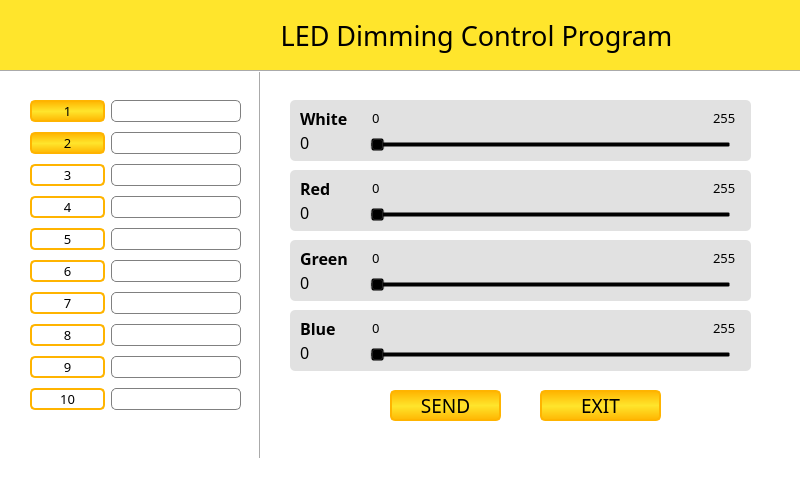
<?xml version="1.0" encoding="UTF-8"?>
<ui version="4.0">
 <class>MainWindow</class>
 <widget class="QMainWindow" name="MainWindow">
  <property name="geometry">
   <rect>
    <x>0</x>
    <y>0</y>
    <width>800</width>
    <height>480</height>
   </rect>
  </property>
  <property name="sizePolicy">
   <sizepolicy hsizetype="Fixed" vsizetype="Fixed">
    <horstretch>0</horstretch>
    <verstretch>0</verstretch>
   </sizepolicy>
  </property>
  <property name="windowTitle">
   <string>MainWindow</string>
  </property>
  <property name="styleSheet">
   <string notr="true">background-color:rgb(255, 255, 255)</string>
  </property>
  <widget class="QWidget" name="centralwidget">
   <widget class="Line" name="line">
    <property name="geometry">
     <rect>
      <x>250</x>
      <y>70</y>
      <width>20</width>
      <height>391</height>
     </rect>
    </property>
    <property name="orientation">
     <enum>Qt::Vertical</enum>
    </property>
   </widget>
   <widget class="QLabel" name="label">
    <property name="geometry">
     <rect>
      <x>0</x>
      <y>0</y>
      <width>801</width>
      <height>71</height>
     </rect>
    </property>
    <property name="font">
     <font>
      <family>나눔바른고딕</family>
      <pointsize>20</pointsize>
     </font>
    </property>
    <property name="styleSheet">
     <string notr="true">background-color : rgb(255, 229, 44);</string>
    </property>
    <property name="text">
     <string>                                        LED Dimming Control Program</string>
    </property>
   </widget>
   <widget class="Line" name="line_2">
    <property name="geometry">
     <rect>
      <x>0</x>
      <y>70</y>
      <width>801</width>
      <height>2</height>
     </rect>
    </property>
    <property name="orientation">
     <enum>Qt::Horizontal</enum>
    </property>
   </widget>
   <widget class="QLabel" name="label_2">
    <property name="geometry">
     <rect>
      <x>300</x>
      <y>110</y>
      <width>56</width>
      <height>16</height>
     </rect>
    </property>
    <property name="font">
     <font>
      <family>나눔바른고딕</family>
      <pointsize>12</pointsize>
      <weight>75</weight>
      <bold>true</bold>
     </font>
    </property>
    <property name="styleSheet">
     <string notr="true">background-color:transparent</string>
    </property>
    <property name="text">
     <string>White</string>
    </property>
   </widget>
   <widget class="QLabel" name="label_3">
    <property name="geometry">
     <rect>
      <x>300</x>
      <y>180</y>
      <width>56</width>
      <height>16</height>
     </rect>
    </property>
    <property name="font">
     <font>
      <family>나눔바른고딕</family>
      <pointsize>12</pointsize>
      <weight>75</weight>
      <bold>true</bold>
     </font>
    </property>
    <property name="styleSheet">
     <string notr="true">background-color:transparent</string>
    </property>
    <property name="text">
     <string>Red</string>
    </property>
   </widget>
   <widget class="QLabel" name="label_4">
    <property name="geometry">
     <rect>
      <x>300</x>
      <y>250</y>
      <width>56</width>
      <height>16</height>
     </rect>
    </property>
    <property name="font">
     <font>
      <family>나눔바른고딕</family>
      <pointsize>12</pointsize>
      <weight>75</weight>
      <bold>true</bold>
     </font>
    </property>
    <property name="styleSheet">
     <string notr="true">background-color:transparent</string>
    </property>
    <property name="text">
     <string>Green</string>
    </property>
   </widget>
   <widget class="QLabel" name="label_5">
    <property name="geometry">
     <rect>
      <x>300</x>
      <y>320</y>
      <width>56</width>
      <height>16</height>
     </rect>
    </property>
    <property name="font">
     <font>
      <family>나눔바른고딕</family>
      <pointsize>12</pointsize>
      <weight>75</weight>
      <bold>true</bold>
     </font>
    </property>
    <property name="styleSheet">
     <string notr="true">background-color:transparent</string>
    </property>
    <property name="text">
     <string>Blue</string>
    </property>
   </widget>
   <widget class="QPushButton" name="SEND">
    <property name="geometry">
     <rect>
      <x>390</x>
      <y>390</y>
      <width>111</width>
      <height>31</height>
     </rect>
    </property>
    <property name="font">
     <font>
      <family>나눔바른고딕</family>
      <pointsize>14</pointsize>
     </font>
    </property>
    <property name="styleSheet">
     <string notr="true">border: 2px solid rgba(255, 180, 0);
background-color:qlineargradient(spread:reflect, x1:0.483889, y1:0, x2:0.500333, y2:0.512, stop:0 rgba(255, 180, 0, 255), stop:1 rgba(255, 229, 44, 255));
border-radius:5px;</string>
    </property>
    <property name="text">
     <string>SEND</string>
    </property>
    <property name="checkable">
     <bool>true</bool>
    </property>
   </widget>
   <widget class="QPushButton" name="EXIT">
    <property name="geometry">
     <rect>
      <x>540</x>
      <y>390</y>
      <width>121</width>
      <height>31</height>
     </rect>
    </property>
    <property name="font">
     <font>
      <family>나눔바른고딕</family>
      <pointsize>14</pointsize>
     </font>
    </property>
    <property name="styleSheet">
     <string notr="true">border: 2px solid rgba(255, 180, 0);
background-color:qlineargradient(spread:reflect, x1:0.483889, y1:0, x2:0.500333, y2:0.512, stop:0 rgba(255, 180, 0, 255), stop:1 rgba(255, 229, 44, 255));
border-radius:5px;</string>
    </property>
    <property name="text">
     <string>EXIT</string>
    </property>
    <property name="checkable">
     <bool>true</bool>
    </property>
    <property name="checked">
     <bool>false</bool>
    </property>
   </widget>
   <widget class="QLabel" name="B">
    <property name="geometry">
     <rect>
      <x>300</x>
      <y>344</y>
      <width>56</width>
      <height>16</height>
     </rect>
    </property>
    <property name="font">
     <font>
      <family>나눔바른고딕</family>
      <pointsize>12</pointsize>
     </font>
    </property>
    <property name="styleSheet">
     <string notr="true">background-color:transparent</string>
    </property>
    <property name="text">
     <string>0</string>
    </property>
   </widget>
   <widget class="QLabel" name="R">
    <property name="geometry">
     <rect>
      <x>300</x>
      <y>204</y>
      <width>56</width>
      <height>16</height>
     </rect>
    </property>
    <property name="font">
     <font>
      <family>나눔바른고딕</family>
      <pointsize>12</pointsize>
     </font>
    </property>
    <property name="styleSheet">
     <string notr="true">background-color:transparent</string>
    </property>
    <property name="text">
     <string>0</string>
    </property>
   </widget>
   <widget class="QLabel" name="G">
    <property name="geometry">
     <rect>
      <x>300</x>
      <y>274</y>
      <width>56</width>
      <height>16</height>
     </rect>
    </property>
    <property name="font">
     <font>
      <family>나눔바른고딕</family>
      <pointsize>12</pointsize>
     </font>
    </property>
    <property name="styleSheet">
     <string notr="true">background-color:transparent</string>
    </property>
    <property name="text">
     <string>0</string>
    </property>
   </widget>
   <widget class="QLabel" name="W">
    <property name="geometry">
     <rect>
      <x>300</x>
      <y>134</y>
      <width>56</width>
      <height>16</height>
     </rect>
    </property>
    <property name="font">
     <font>
      <family>나눔바른고딕</family>
      <pointsize>12</pointsize>
     </font>
    </property>
    <property name="styleSheet">
     <string notr="true">background-color:transparent</string>
    </property>
    <property name="text">
     <string>0</string>
    </property>
   </widget>
   <widget class="QWidget" name="layoutWidget">
    <property name="geometry">
     <rect>
      <x>30</x>
      <y>100</y>
      <width>211</width>
      <height>321</height>
     </rect>
    </property>
    <property name="font">
     <font>
      <family>나눔바른고딕</family>
      <pointsize>10</pointsize>
     </font>
    </property>
    <layout class="QFormLayout" name="formLayout">
     <property name="verticalSpacing">
      <number>10</number>
     </property>
     <item row="0" column="0">
      <widget class="QPushButton" name="pushButton1">
       <property name="sizePolicy">
        <sizepolicy hsizetype="Fixed" vsizetype="Fixed">
         <horstretch>0</horstretch>
         <verstretch>0</verstretch>
        </sizepolicy>
       </property>
       <property name="minimumSize">
        <size>
         <width>75</width>
         <height>22</height>
        </size>
       </property>
       <property name="maximumSize">
        <size>
         <width>16777215</width>
         <height>22</height>
        </size>
       </property>
       <property name="font">
        <font>
         <family>나눔바른고딕</family>
         <pointsize>10</pointsize>
        </font>
       </property>
       <property name="styleSheet">
        <string notr="true">border: 2px solid rgba(255, 180, 0);
background-color:qlineargradient(spread:reflect, x1:0.483889, y1:0, x2:0.500333, y2:0.512, stop:0 rgba(255, 180, 0, 255), stop:1 rgba(255, 229, 44, 255));
border-radius:5px;</string>
       </property>
       <property name="text">
        <string>1</string>
       </property>
      </widget>
     </item>
     <item row="0" column="1">
      <widget class="QLineEdit" name="lineEdit1">
       <property name="minimumSize">
        <size>
         <width>128</width>
         <height>21</height>
        </size>
       </property>
       <property name="font">
        <font>
         <family>나눔바른고딕</family>
         <pointsize>10</pointsize>
        </font>
       </property>
       <property name="styleSheet">
        <string notr="true">border:1px solid grey;
border-radius:5px;</string>
       </property>
      </widget>
     </item>
     <item row="1" column="0">
      <widget class="QPushButton" name="pushButton2">
       <property name="sizePolicy">
        <sizepolicy hsizetype="Fixed" vsizetype="Fixed">
         <horstretch>0</horstretch>
         <verstretch>0</verstretch>
        </sizepolicy>
       </property>
       <property name="minimumSize">
        <size>
         <width>75</width>
         <height>22</height>
        </size>
       </property>
       <property name="maximumSize">
        <size>
         <width>16777215</width>
         <height>22</height>
        </size>
       </property>
       <property name="font">
        <font>
         <family>나눔바른고딕</family>
         <pointsize>10</pointsize>
        </font>
       </property>
       <property name="styleSheet">
        <string notr="true">border: 2px solid rgba(255, 180, 0);
background-color:qlineargradient(spread:reflect, x1:0.483889, y1:0, x2:0.500333, y2:0.512, stop:0 rgba(255, 180, 0, 255), stop:1 rgba(255, 229, 44, 255));
border-radius:5px;</string>
       </property>
       <property name="text">
        <string>2</string>
       </property>
      </widget>
     </item>
     <item row="1" column="1">
      <widget class="QLineEdit" name="lineEdit2">
       <property name="minimumSize">
        <size>
         <width>128</width>
         <height>21</height>
        </size>
       </property>
       <property name="font">
        <font>
         <family>나눔바른고딕</family>
         <pointsize>10</pointsize>
        </font>
       </property>
       <property name="styleSheet">
        <string notr="true">border:1px solid grey;
border-radius:5px;</string>
       </property>
      </widget>
     </item>
     <item row="2" column="0">
      <widget class="QPushButton" name="pushButton3">
       <property name="sizePolicy">
        <sizepolicy hsizetype="Fixed" vsizetype="Fixed">
         <horstretch>0</horstretch>
         <verstretch>0</verstretch>
        </sizepolicy>
       </property>
       <property name="minimumSize">
        <size>
         <width>75</width>
         <height>22</height>
        </size>
       </property>
       <property name="maximumSize">
        <size>
         <width>16777215</width>
         <height>22</height>
        </size>
       </property>
       <property name="font">
        <font>
         <family>나눔바른고딕</family>
         <pointsize>10</pointsize>
        </font>
       </property>
       <property name="styleSheet">
        <string notr="true">border: 2px solid rgba(255, 180, 0);
border-radius:5px;</string>
       </property>
       <property name="text">
        <string>3</string>
       </property>
      </widget>
     </item>
     <item row="2" column="1">
      <widget class="QLineEdit" name="lineEdit3">
       <property name="minimumSize">
        <size>
         <width>128</width>
         <height>21</height>
        </size>
       </property>
       <property name="font">
        <font>
         <family>나눔바른고딕</family>
         <pointsize>10</pointsize>
        </font>
       </property>
       <property name="styleSheet">
        <string notr="true">border:1px solid grey;
border-radius:5px;</string>
       </property>
      </widget>
     </item>
     <item row="3" column="0">
      <widget class="QPushButton" name="pushButton4">
       <property name="sizePolicy">
        <sizepolicy hsizetype="Fixed" vsizetype="Fixed">
         <horstretch>0</horstretch>
         <verstretch>0</verstretch>
        </sizepolicy>
       </property>
       <property name="minimumSize">
        <size>
         <width>75</width>
         <height>22</height>
        </size>
       </property>
       <property name="maximumSize">
        <size>
         <width>16777215</width>
         <height>22</height>
        </size>
       </property>
       <property name="font">
        <font>
         <family>나눔바른고딕</family>
         <pointsize>10</pointsize>
        </font>
       </property>
       <property name="styleSheet">
        <string notr="true">border: 2px solid rgba(255, 180, 0);
border-radius:5px;</string>
       </property>
       <property name="text">
        <string>4</string>
       </property>
      </widget>
     </item>
     <item row="3" column="1">
      <widget class="QLineEdit" name="lineEdit4">
       <property name="minimumSize">
        <size>
         <width>128</width>
         <height>21</height>
        </size>
       </property>
       <property name="font">
        <font>
         <family>나눔바른고딕</family>
         <pointsize>10</pointsize>
        </font>
       </property>
       <property name="styleSheet">
        <string notr="true">border:1px solid grey;
border-radius:5px;</string>
       </property>
      </widget>
     </item>
     <item row="4" column="0">
      <widget class="QPushButton" name="pushButton5">
       <property name="sizePolicy">
        <sizepolicy hsizetype="Fixed" vsizetype="Fixed">
         <horstretch>0</horstretch>
         <verstretch>0</verstretch>
        </sizepolicy>
       </property>
       <property name="minimumSize">
        <size>
         <width>75</width>
         <height>22</height>
        </size>
       </property>
       <property name="maximumSize">
        <size>
         <width>16777215</width>
         <height>22</height>
        </size>
       </property>
       <property name="font">
        <font>
         <family>나눔바른고딕</family>
         <pointsize>10</pointsize>
        </font>
       </property>
       <property name="styleSheet">
        <string notr="true">border: 2px solid rgba(255, 180, 0);
border-radius:5px;</string>
       </property>
       <property name="text">
        <string>5</string>
       </property>
      </widget>
     </item>
     <item row="4" column="1">
      <widget class="QLineEdit" name="lineEdit5">
       <property name="minimumSize">
        <size>
         <width>128</width>
         <height>21</height>
        </size>
       </property>
       <property name="font">
        <font>
         <family>나눔바른고딕</family>
         <pointsize>10</pointsize>
        </font>
       </property>
       <property name="styleSheet">
        <string notr="true">border:1px solid grey;
border-radius:5px;</string>
       </property>
      </widget>
     </item>
     <item row="5" column="0">
      <widget class="QPushButton" name="pushButton6">
       <property name="sizePolicy">
        <sizepolicy hsizetype="Fixed" vsizetype="Fixed">
         <horstretch>0</horstretch>
         <verstretch>0</verstretch>
        </sizepolicy>
       </property>
       <property name="minimumSize">
        <size>
         <width>75</width>
         <height>22</height>
        </size>
       </property>
       <property name="maximumSize">
        <size>
         <width>16777215</width>
         <height>22</height>
        </size>
       </property>
       <property name="font">
        <font>
         <family>나눔바른고딕</family>
         <pointsize>10</pointsize>
        </font>
       </property>
       <property name="styleSheet">
        <string notr="true">border: 2px solid rgba(255, 180, 0);
border-radius:5px;</string>
       </property>
       <property name="text">
        <string>6</string>
       </property>
      </widget>
     </item>
     <item row="5" column="1">
      <widget class="QLineEdit" name="lineEdit6">
       <property name="minimumSize">
        <size>
         <width>128</width>
         <height>21</height>
        </size>
       </property>
       <property name="font">
        <font>
         <family>나눔바른고딕</family>
         <pointsize>10</pointsize>
        </font>
       </property>
       <property name="styleSheet">
        <string notr="true">border:1px solid grey;
border-radius:5px;</string>
       </property>
      </widget>
     </item>
     <item row="6" column="0">
      <widget class="QPushButton" name="pushButton7">
       <property name="sizePolicy">
        <sizepolicy hsizetype="Fixed" vsizetype="Fixed">
         <horstretch>0</horstretch>
         <verstretch>0</verstretch>
        </sizepolicy>
       </property>
       <property name="minimumSize">
        <size>
         <width>75</width>
         <height>22</height>
        </size>
       </property>
       <property name="maximumSize">
        <size>
         <width>16777215</width>
         <height>22</height>
        </size>
       </property>
       <property name="font">
        <font>
         <family>나눔바른고딕</family>
         <pointsize>10</pointsize>
        </font>
       </property>
       <property name="styleSheet">
        <string notr="true">border: 2px solid rgba(255, 180, 0);
border-radius:5px;</string>
       </property>
       <property name="text">
        <string>7</string>
       </property>
      </widget>
     </item>
     <item row="6" column="1">
      <widget class="QLineEdit" name="lineEdit7">
       <property name="minimumSize">
        <size>
         <width>128</width>
         <height>21</height>
        </size>
       </property>
       <property name="font">
        <font>
         <family>나눔바른고딕</family>
         <pointsize>10</pointsize>
        </font>
       </property>
       <property name="styleSheet">
        <string notr="true">border:1px solid grey;
border-radius:5px;</string>
       </property>
      </widget>
     </item>
     <item row="7" column="0">
      <widget class="QPushButton" name="pushButton8">
       <property name="sizePolicy">
        <sizepolicy hsizetype="Fixed" vsizetype="Fixed">
         <horstretch>0</horstretch>
         <verstretch>0</verstretch>
        </sizepolicy>
       </property>
       <property name="minimumSize">
        <size>
         <width>75</width>
         <height>22</height>
        </size>
       </property>
       <property name="maximumSize">
        <size>
         <width>16777215</width>
         <height>22</height>
        </size>
       </property>
       <property name="font">
        <font>
         <family>나눔바른고딕</family>
         <pointsize>10</pointsize>
        </font>
       </property>
       <property name="styleSheet">
        <string notr="true">border: 2px solid rgba(255, 180, 0);
border-radius:5px;</string>
       </property>
       <property name="text">
        <string>8</string>
       </property>
      </widget>
     </item>
     <item row="7" column="1">
      <widget class="QLineEdit" name="lineEdit8">
       <property name="minimumSize">
        <size>
         <width>128</width>
         <height>21</height>
        </size>
       </property>
       <property name="font">
        <font>
         <family>나눔바른고딕</family>
         <pointsize>10</pointsize>
        </font>
       </property>
       <property name="styleSheet">
        <string notr="true">border:1px solid grey;
border-radius:5px;</string>
       </property>
      </widget>
     </item>
     <item row="8" column="0">
      <widget class="QPushButton" name="pushButton9">
       <property name="sizePolicy">
        <sizepolicy hsizetype="Fixed" vsizetype="Fixed">
         <horstretch>0</horstretch>
         <verstretch>0</verstretch>
        </sizepolicy>
       </property>
       <property name="minimumSize">
        <size>
         <width>75</width>
         <height>22</height>
        </size>
       </property>
       <property name="maximumSize">
        <size>
         <width>16777215</width>
         <height>22</height>
        </size>
       </property>
       <property name="font">
        <font>
         <family>나눔바른고딕</family>
         <pointsize>10</pointsize>
        </font>
       </property>
       <property name="styleSheet">
        <string notr="true">border: 2px solid rgba(255, 180, 0);
border-radius:5px;</string>
       </property>
       <property name="text">
        <string>9</string>
       </property>
      </widget>
     </item>
     <item row="8" column="1">
      <widget class="QLineEdit" name="lineEdit9">
       <property name="minimumSize">
        <size>
         <width>128</width>
         <height>21</height>
        </size>
       </property>
       <property name="font">
        <font>
         <family>나눔바른고딕</family>
         <pointsize>10</pointsize>
        </font>
       </property>
       <property name="styleSheet">
        <string notr="true">border:1px solid grey;
border-radius:5px;</string>
       </property>
      </widget>
     </item>
     <item row="9" column="0">
      <widget class="QPushButton" name="pushButton10">
       <property name="sizePolicy">
        <sizepolicy hsizetype="Fixed" vsizetype="Fixed">
         <horstretch>0</horstretch>
         <verstretch>0</verstretch>
        </sizepolicy>
       </property>
       <property name="minimumSize">
        <size>
         <width>75</width>
         <height>22</height>
        </size>
       </property>
       <property name="maximumSize">
        <size>
         <width>16777215</width>
         <height>22</height>
        </size>
       </property>
       <property name="font">
        <font>
         <family>나눔바른고딕</family>
         <pointsize>10</pointsize>
        </font>
       </property>
       <property name="styleSheet">
        <string notr="true">border: 2px solid rgba(255, 180, 0);
border-radius:5px;</string>
       </property>
       <property name="text">
        <string>10</string>
       </property>
      </widget>
     </item>
     <item row="9" column="1">
      <widget class="QLineEdit" name="lineEdit10">
       <property name="minimumSize">
        <size>
         <width>128</width>
         <height>21</height>
        </size>
       </property>
       <property name="font">
        <font>
         <family>나눔바른고딕</family>
         <pointsize>10</pointsize>
        </font>
       </property>
       <property name="styleSheet">
        <string notr="true">border:1px solid grey;
border-radius:5px;</string>
       </property>
      </widget>
     </item>
    </layout>
   </widget>
   <widget class="QLabel" name="label_10">
    <property name="geometry">
     <rect>
      <x>713</x>
      <y>180</y>
      <width>56</width>
      <height>16</height>
     </rect>
    </property>
    <property name="font">
     <font>
      <family>나눔바른고딕</family>
      <pointsize>10</pointsize>
     </font>
    </property>
    <property name="styleSheet">
     <string notr="true">background-color:transparent</string>
    </property>
    <property name="text">
     <string>255</string>
    </property>
   </widget>
   <widget class="QLabel" name="label_11">
    <property name="geometry">
     <rect>
      <x>713</x>
      <y>250</y>
      <width>56</width>
      <height>16</height>
     </rect>
    </property>
    <property name="font">
     <font>
      <family>나눔바른고딕</family>
      <pointsize>10</pointsize>
     </font>
    </property>
    <property name="styleSheet">
     <string notr="true">background-color:transparent</string>
    </property>
    <property name="text">
     <string>255</string>
    </property>
   </widget>
   <widget class="QLabel" name="label_12">
    <property name="geometry">
     <rect>
      <x>713</x>
      <y>320</y>
      <width>56</width>
      <height>16</height>
     </rect>
    </property>
    <property name="font">
     <font>
      <family>나눔바른고딕</family>
      <pointsize>10</pointsize>
     </font>
    </property>
    <property name="styleSheet">
     <string notr="true">background-color:transparent</string>
    </property>
    <property name="text">
     <string>255</string>
    </property>
   </widget>
   <widget class="QLabel" name="label_13">
    <property name="geometry">
     <rect>
      <x>713</x>
      <y>110</y>
      <width>56</width>
      <height>16</height>
     </rect>
    </property>
    <property name="font">
     <font>
      <family>나눔바른고딕</family>
      <pointsize>10</pointsize>
     </font>
    </property>
    <property name="styleSheet">
     <string notr="true">background-color:transparent</string>
    </property>
    <property name="text">
     <string>255</string>
    </property>
   </widget>
   <widget class="QLabel" name="label_14">
    <property name="geometry">
     <rect>
      <x>372</x>
      <y>320</y>
      <width>56</width>
      <height>16</height>
     </rect>
    </property>
    <property name="font">
     <font>
      <family>나눔바른고딕</family>
      <pointsize>10</pointsize>
     </font>
    </property>
    <property name="styleSheet">
     <string notr="true">background-color:transparent</string>
    </property>
    <property name="text">
     <string>0</string>
    </property>
   </widget>
   <widget class="QLabel" name="label_15">
    <property name="geometry">
     <rect>
      <x>372</x>
      <y>110</y>
      <width>56</width>
      <height>16</height>
     </rect>
    </property>
    <property name="font">
     <font>
      <family>나눔바른고딕</family>
      <pointsize>10</pointsize>
     </font>
    </property>
    <property name="styleSheet">
     <string notr="true">background-color:transparent</string>
    </property>
    <property name="text">
     <string>0</string>
    </property>
   </widget>
   <widget class="QLabel" name="label_16">
    <property name="geometry">
     <rect>
      <x>372</x>
      <y>250</y>
      <width>56</width>
      <height>16</height>
     </rect>
    </property>
    <property name="font">
     <font>
      <family>나눔바른고딕</family>
      <pointsize>10</pointsize>
     </font>
    </property>
    <property name="styleSheet">
     <string notr="true">background-color:transparent</string>
    </property>
    <property name="text">
     <string>0</string>
    </property>
   </widget>
   <widget class="QLabel" name="label_17">
    <property name="geometry">
     <rect>
      <x>372</x>
      <y>180</y>
      <width>56</width>
      <height>16</height>
     </rect>
    </property>
    <property name="font">
     <font>
      <family>나눔바른고딕</family>
      <pointsize>10</pointsize>
     </font>
    </property>
    <property name="styleSheet">
     <string notr="true">background-color:transparent</string>
    </property>
    <property name="text">
     <string>0</string>
    </property>
   </widget>
   <widget class="QLabel" name="label_6">
    <property name="geometry">
     <rect>
      <x>290</x>
      <y>100</y>
      <width>461</width>
      <height>61</height>
     </rect>
    </property>
    <property name="font">
     <font>
      <family>나눔바른고딕</family>
     </font>
    </property>
    <property name="styleSheet">
     <string notr="true">background-color :rgb(225, 225, 225);
border:1px;
border-radius:5px;</string>
    </property>
    <property name="text">
     <string/>
    </property>
   </widget>
   <widget class="QLabel" name="label_7">
    <property name="geometry">
     <rect>
      <x>290</x>
      <y>310</y>
      <width>461</width>
      <height>61</height>
     </rect>
    </property>
    <property name="font">
     <font>
      <family>나눔바른고딕</family>
     </font>
    </property>
    <property name="styleSheet">
     <string notr="true">background-color :rgb(225, 225, 225);
border:1px;
border-radius:5px;</string>
    </property>
    <property name="text">
     <string/>
    </property>
   </widget>
   <widget class="QLabel" name="label_8">
    <property name="geometry">
     <rect>
      <x>290</x>
      <y>170</y>
      <width>461</width>
      <height>61</height>
     </rect>
    </property>
    <property name="font">
     <font>
      <family>나눔바른고딕</family>
     </font>
    </property>
    <property name="styleSheet">
     <string notr="true">background-color :rgb(225, 225, 225);
border:1px;
border-radius:5px;</string>
    </property>
    <property name="text">
     <string/>
    </property>
   </widget>
   <widget class="QLabel" name="label_9">
    <property name="geometry">
     <rect>
      <x>290</x>
      <y>240</y>
      <width>461</width>
      <height>61</height>
     </rect>
    </property>
    <property name="font">
     <font>
      <family>나눔바른고딕</family>
     </font>
    </property>
    <property name="styleSheet">
     <string notr="true">background-color :rgb(225, 225, 225);
border:1px;
border-radius:5px;</string>
    </property>
    <property name="text">
     <string/>
    </property>
   </widget>
   <widget class="QSlider" name="horizontalSlider">
    <property name="geometry">
     <rect>
      <x>370</x>
      <y>130</y>
      <width>361</width>
      <height>22</height>
     </rect>
    </property>
    <property name="styleSheet">
     <string notr="true">height:8px;
background-color:transparent;
</string>
    </property>
    <property name="maximum">
     <number>255</number>
    </property>
    <property name="orientation">
     <enum>Qt::Horizontal</enum>
    </property>
    <property name="tickPosition">
     <enum>QSlider::TicksAbove</enum>
    </property>
    <property name="tickInterval">
     <number>15</number>
    </property>
   </widget>
   <widget class="QSlider" name="horizontalSlider_2">
    <property name="geometry">
     <rect>
      <x>370</x>
      <y>200</y>
      <width>361</width>
      <height>22</height>
     </rect>
    </property>
    <property name="styleSheet">
     <string notr="true">background-color:transparent</string>
    </property>
    <property name="maximum">
     <number>255</number>
    </property>
    <property name="orientation">
     <enum>Qt::Horizontal</enum>
    </property>
    <property name="invertedAppearance">
     <bool>false</bool>
    </property>
    <property name="invertedControls">
     <bool>false</bool>
    </property>
    <property name="tickPosition">
     <enum>QSlider::TicksAbove</enum>
    </property>
    <property name="tickInterval">
     <number>15</number>
    </property>
   </widget>
   <widget class="QSlider" name="horizontalSlider_3">
    <property name="geometry">
     <rect>
      <x>370</x>
      <y>270</y>
      <width>361</width>
      <height>22</height>
     </rect>
    </property>
    <property name="styleSheet">
     <string notr="true">background-color:transparent</string>
    </property>
    <property name="maximum">
     <number>255</number>
    </property>
    <property name="orientation">
     <enum>Qt::Horizontal</enum>
    </property>
    <property name="tickPosition">
     <enum>QSlider::TicksAbove</enum>
    </property>
    <property name="tickInterval">
     <number>15</number>
    </property>
   </widget>
   <widget class="QSlider" name="horizontalSlider_4">
    <property name="geometry">
     <rect>
      <x>370</x>
      <y>340</y>
      <width>361</width>
      <height>22</height>
     </rect>
    </property>
    <property name="styleSheet">
     <string notr="true">background-color:transparent</string>
    </property>
    <property name="maximum">
     <number>255</number>
    </property>
    <property name="orientation">
     <enum>Qt::Horizontal</enum>
    </property>
    <property name="tickPosition">
     <enum>QSlider::TicksAbove</enum>
    </property>
    <property name="tickInterval">
     <number>15</number>
    </property>
   </widget>
   <zorder>label_7</zorder>
   <zorder>label_9</zorder>
   <zorder>label_8</zorder>
   <zorder>label_6</zorder>
   <zorder>line</zorder>
   <zorder>label</zorder>
   <zorder>line_2</zorder>
   <zorder>label_2</zorder>
   <zorder>label_3</zorder>
   <zorder>label_4</zorder>
   <zorder>label_5</zorder>
   <zorder>SEND</zorder>
   <zorder>EXIT</zorder>
   <zorder>B</zorder>
   <zorder>R</zorder>
   <zorder>G</zorder>
   <zorder>W</zorder>
   <zorder>layoutWidget</zorder>
   <zorder>label_10</zorder>
   <zorder>label_11</zorder>
   <zorder>label_12</zorder>
   <zorder>label_13</zorder>
   <zorder>label_14</zorder>
   <zorder>label_15</zorder>
   <zorder>label_16</zorder>
   <zorder>label_17</zorder>
   <zorder>horizontalSlider</zorder>
   <zorder>horizontalSlider_2</zorder>
   <zorder>horizontalSlider_3</zorder>
   <zorder>horizontalSlider_4</zorder>
  </widget>
  <widget class="QStatusBar" name="statusbar"/>
 </widget>
 <resources/>
 <connections/>
</ui>
